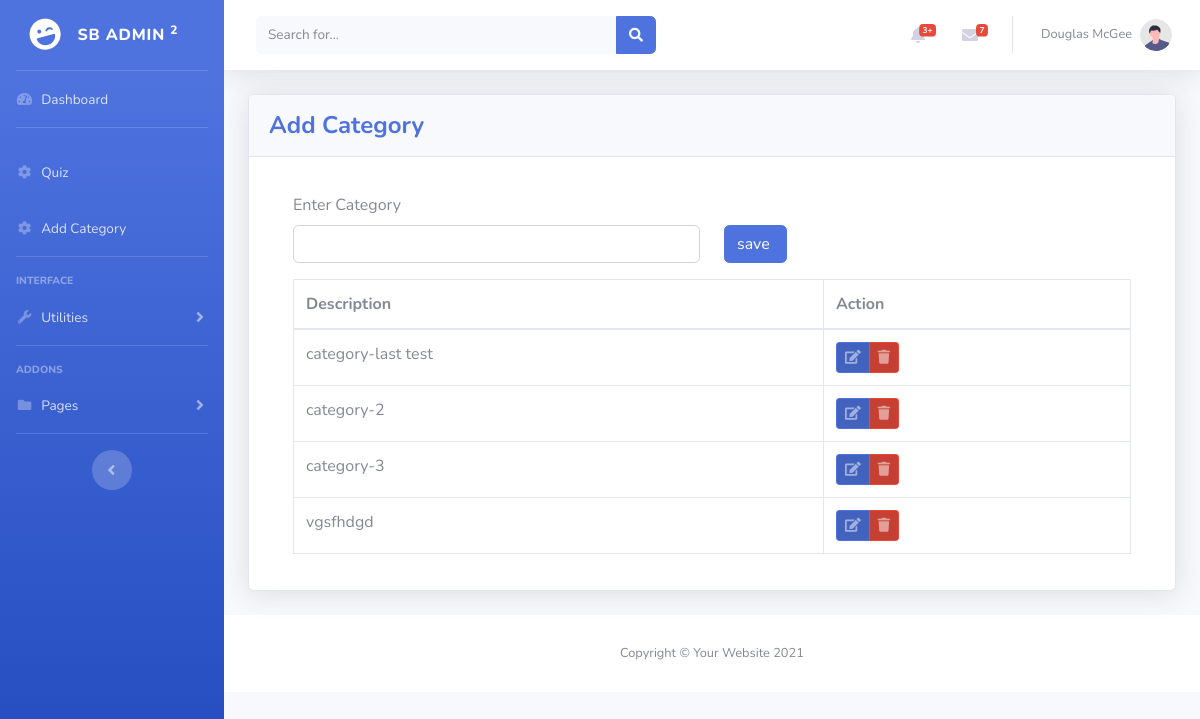
/admin/categ.php, run on the app's committed database.
### tables this page shows
CREATE TABLE IF NOT EXISTS `category` (
  `id` int(11) NOT NULL AUTO_INCREMENT,
  `category_name` varchar(250) NOT NULL,
  `modified_by` int(11) NOT NULL,
  `last_update` datetime(6) NOT NULL,
  `is_expired` int(3) NOT NULL,
  PRIMARY KEY (`id`)
);

### admin/dbConnection.php (called while the page is built, shortened)
<?php
class DatabaseConnection{
    public function __construct(){
        $con =new mysqli(DB_HOST,DB_USER,DB_PASSWORD,DB_DATABASE);
        return $this->con=$con;
    }
}
?>

### admin/categ.php (the view, shortened to what this page needs)
<?php
include("dbConnection.php");
$db= new DatabaseConnection;
$q_get_category="SELECT * FROM category WHERE is_expired=0";
$result_q_get_category =mysqli_query($db->con, $q_get_category);
include ("header.php");
?>
<div class="container-fluid">
    <div class="card shadow mb-4">
        <div class="card-header py-3">
            <h4 class="m-0 font-weight-bold text-primary">Add Category</h4>
        </div>
        <div class="card-body">
            <div class="container mt-3 ">
                <form action="<?php echo htmlspecialchars($_SERVER["PHP_SELF"]);?>" method="post" class="formi" enctype="multipart/form-data">
                    <div class="form-outline mb-3">
                        <label class="form-label" for="question">Enter Category</label>
                        <div class="form-group row">
                            <div class="col-sm-6 mb-3 mb-sm-0">
                                <input type="text" id="new_category" class="form-control" name="new_category">
                            </div>
                            <div class=" col-sm-6">
                                <input class="btn btn-primary" type="submit" value="save " name="save" />
                            </div>
                        </div>
                    </div>
                    <div class="table-responsive">
                        <table class="table table-bordered" id="dataTable" width="100%" cellspacing="0">
                            <thead>
                                <tr>
                                    <th> Description</th>
                                    <th>Action</th>
                                </tr>
                            </thead>
                            <tbody>
                            <?php
                            if ($result_q_get_category->num_rows> 0) {
                                while($row_category=$result_q_get_category->fetch_assoc()){ ?>
                                <tr>
                                    <td><?php echo $row_category['category_name']; ?></td>
                                    <td>
                                        <div class="btn-group">
                                            <a class="btn btn-primary btn-icon-split btn-sm" href="update_category.php?id=<?php echo $row_category['id']; ?>">
                                                <span class="icon text-white-50">
                                                    <i class="fas fa-edit"></i>
                                                </span>
                                            </a>
                                            <a class="btn btn-danger btn-icon-split btn-sm" href="javascript: delete_record(<?php echo $row_category['id']; ?>)">
                                                <span class="icon text-white-50">
                                                    <i class="fas fa-trash"></i>
                                                </span>
                                            </a>
                                        </div>
                                    </td>
                                </tr>
                                <?php
                                }
                                    }
                                    ?>
                            </tbody>
                        </table>
                    </div>
                </form>
            </div>
        </div>
    </div>
</div>
<?php
    include ("footer.php");
 ?>
        </body>
    </html>

### data on the page
category: category_name "category-last test"
category: category_name "category-2"
category: category_name "category-3"
category: category_name "vgsfhdgd"
